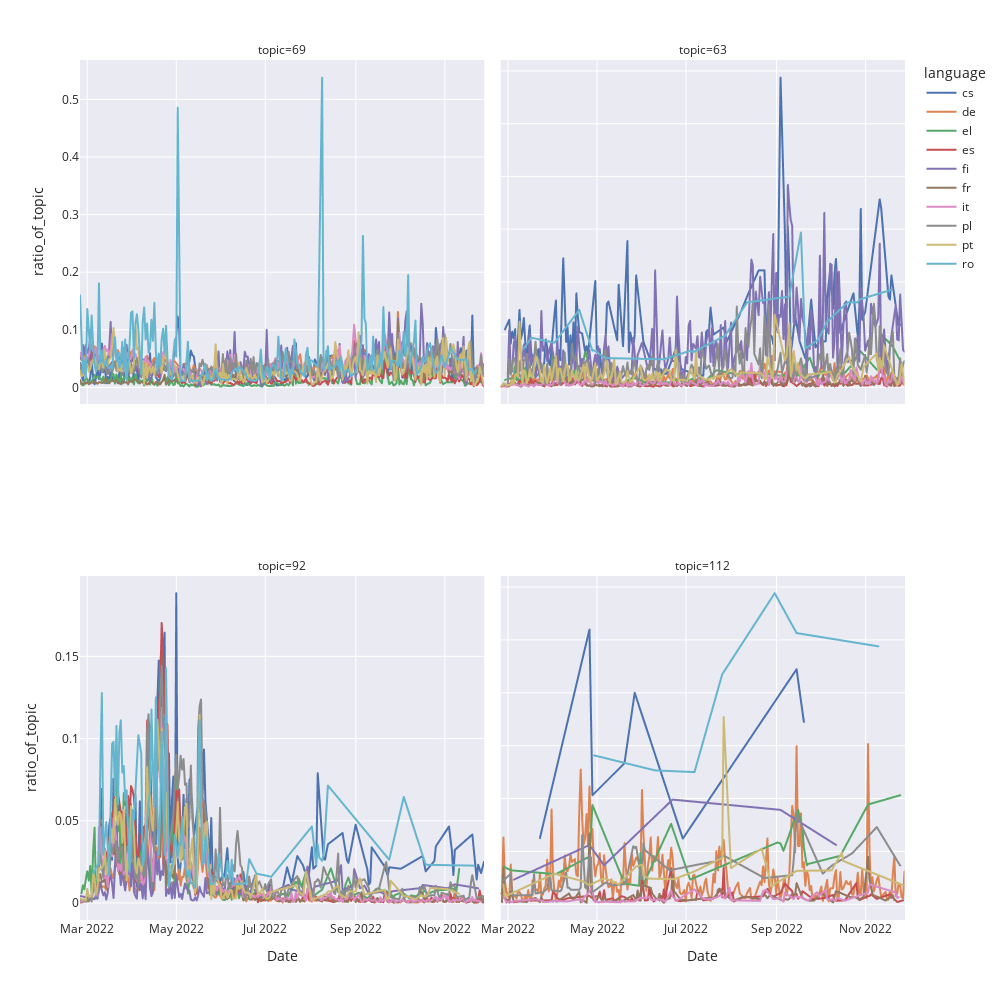

Notebook cell for this chart:
### Markdown cell above
**Plot most interesting topics as line plots**

### Code cell
topics_final = [63, 69, 92, 112]
mask = df_tweet_bytopic_bylanguage.topic.isin(topics_final)
df_tweet_bytopic_bylanguage = df_tweet_bytopic_bylanguage[mask]

warnings.filterwarnings('ignore')
#https://plotly.com/python/facet-plots/
fig = px.line(df_tweet_bytopic_bylanguage,
              x='Date',
              y='ratio_of_topic',
              color='language',
              facet_col='topic',
              facet_col_wrap=2,
              facet_row_spacing=0.2,
              width=1000,
              height=1000,
              template='seaborn',
             )

fig.update_yaxes(matches=None)
fig.write_html("./Plots/topic_facet_plot.html")
fig.show()
